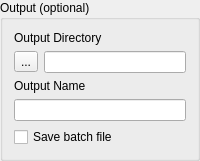
                <widget class="QGroupBox" name="groupBox_6">
                 <property name="title">
                  <string>Output (optional)</string>
                 </property>
                 <layout class="QVBoxLayout" name="verticalLayout_15">
                  <item>
                   <layout class="QVBoxLayout" name="verticalLayout_14">
                    <item>
                     <widget class="QLabel" name="label_12">
                      <property name="text">
                       <string>Output Directory</string>
                      </property>
                     </widget>
                    </item>
                    <item>
                     <layout class="QHBoxLayout" name="horizontalLayout_13">
                      <item>
                       <widget class="QToolButton" name="btnBrowseComOutputDir">
                        <property name="text">
                         <string>...</string>
                        </property>
                       </widget>
                      </item>
                      <item>
                       <widget class="QLineEdit" name="leComOutputDir"/>
                      </item>
                     </layout>
                    </item>
                    <item>
                     <widget class="QLabel" name="label_17">
                      <property name="text">
                       <string>Output Name</string>
                      </property>
                     </widget>
                    </item>
                    <item>
                     <widget class="QLineEdit" name="leOutputName"/>
                    </item>
                    <item>
                     <widget class="QCheckBox" name="cbSaveBatComm">
                      <property name="text">
                       <string>Save batch file</string>
                      </property>
                     </widget>
                    </item>
                   </layout>
                  </item>
                 </layout>
                </widget>
